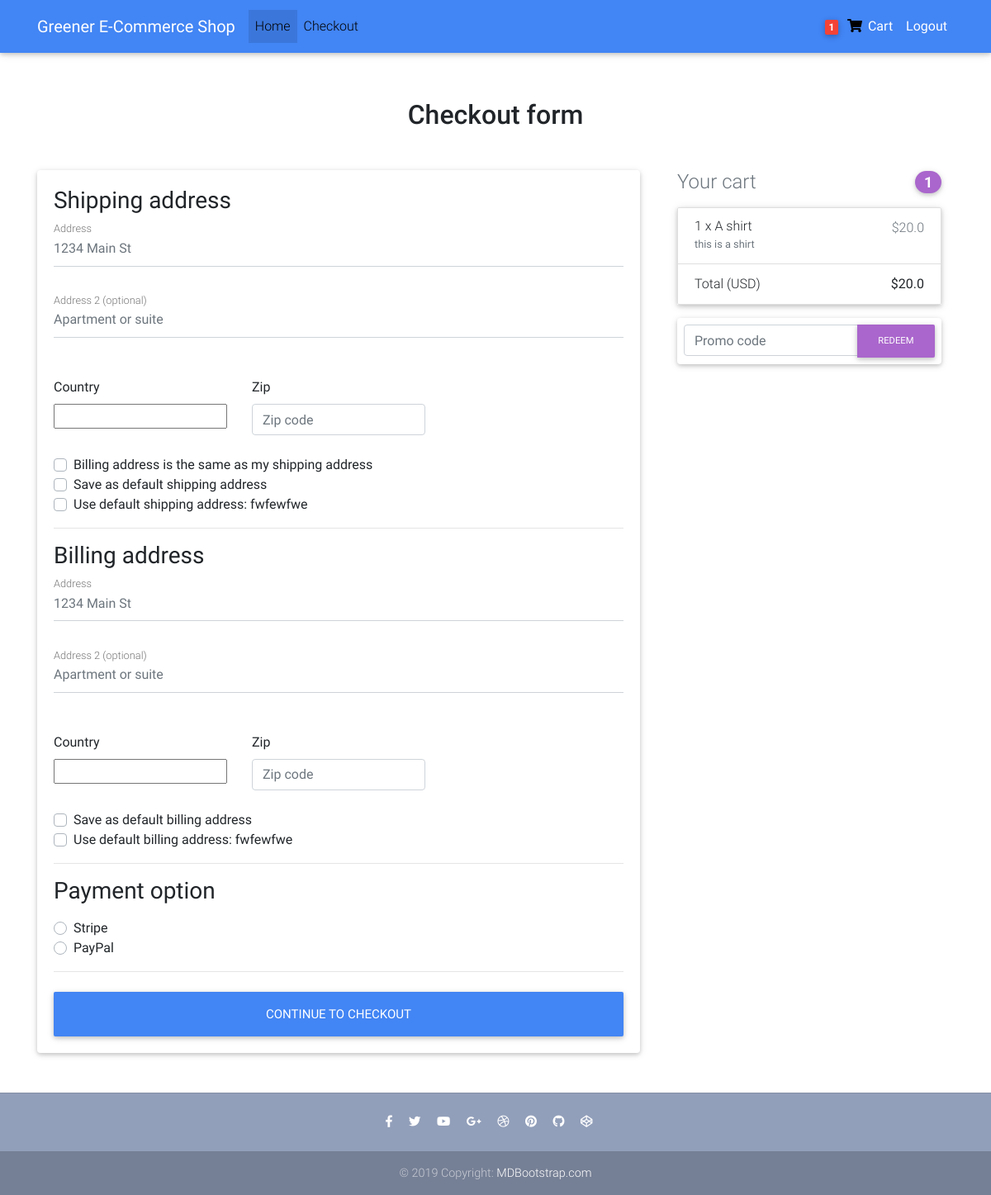
Screenshot of /checkout/ (signed in) with the database file from the repository.
### core/models.py (models this page shows, shortened)
class Order(models.Model):
    user = models.ForeignKey(settings.AUTH_USER_MODEL,
                             on_delete=models.CASCADE)
    ref_code = models.CharField(max_length=20, blank=True, null=True)
    items = models.ManyToManyField(OrderItem)
    start_date = models.DateTimeField(auto_now_add=True)
    ordered_date = models.DateTimeField()
    ordered = models.BooleanField(default=False)
    shipping_address = models.ForeignKey(
        'Address', related_name='shipping_address', on_delete=models.SET_NULL, blank=True, null=True)
    billing_address = models.ForeignKey(
        'Address', related_name='billing_address', on_delete=models.SET_NULL, blank=True, null=True)
    payment = models.ForeignKey(
        'Payment', on_delete=models.SET_NULL, blank=True, null=True)
    coupon = models.ForeignKey(
        'Coupon', on_delete=models.SET_NULL, blank=True, null=True)
    being_delivered = models.BooleanField(default=False)
    received = models.BooleanField(default=False)
    refund_requested = models.BooleanField(default=False)
    refund_granted = models.BooleanField(default=False)
    '''
    1. Item added to cart
    2. Adding a billing address
    (Failed checkout)
    3. Payment
    (Preprocessing, processing, packaging etc.)
    4. Being delivered
    5. Received
    6. Refunds
    '''
    def get_total(self):
        total = 0
        for order_item in self.items.all():
            total += order_item.get_final_price()
        if self.coupon:
            total -= self.coupon.amount
        return total

class Address(models.Model):
    user = models.ForeignKey(settings.AUTH_USER_MODEL,
                             on_delete=models.CASCADE)
    street_address = models.CharField(max_length=100)
    apartment_address = models.CharField(max_length=100)
    country = CountryField(multiple=False)
    zip = models.CharField(max_length=100)
    address_type = models.CharField(max_length=1, choices=ADDRESS_CHOICES)
    default = models.BooleanField(default=False)
    class Meta:
        verbose_name_plural = 'Addresses'

class OrderItem(models.Model):
    user = models.ForeignKey(settings.AUTH_USER_MODEL,
                             on_delete=models.CASCADE)
    ordered = models.BooleanField(default=False)
    item = models.ForeignKey(Item, on_delete=models.CASCADE)
    quantity = models.IntegerField(default=1)
    def get_total_discount_item_price(self):
        return self.quantity * self.item.discount_price
    def get_final_price(self):
        if self.item.discount_price:
            return self.get_total_discount_item_price()
        return self.get_total_item_price()

class Item(models.Model):
    title = models.CharField(max_length=100)
    price = models.FloatField()
    discount_price = models.FloatField(blank=True, null=True)
    category = models.CharField(choices=CATEGORY_CHOICES, max_length=2)
    label = models.CharField(choices=LABEL_CHOICES, max_length=1)
    slug = models.SlugField()
    description = models.TextField()
    image = models.ImageField()

### core/views.py (the view, shortened to what this page needs)
# urls.py: path('checkout/', CheckoutView.as_view(), name='checkout'),
class CheckoutView(View):
    def get(self, *args, **kwargs):
        try:
            order = Order.objects.get(user=self.request.user, ordered=False)
            form = CheckoutForm()
            context = {
                'form': form,
                'couponform': CouponForm(),
                'order': order,
                'DISPLAY_COUPON_FORM': True
            }
            shipping_address_qs = Address.objects.filter(
                user=self.request.user,
                address_type='S',
                default=True
            )
            if shipping_address_qs.exists():
                context.update(
                    {'default_shipping_address': shipping_address_qs[0]})
            billing_address_qs = Address.objects.filter(
                user=self.request.user,
                address_type='B',
                default=True
            )
            if billing_address_qs.exists():
                context.update(
                    {'default_billing_address': billing_address_qs[0]})
            return render(self.request, "checkout.html", context)
        except ObjectDoesNotExist:
            messages.info(self.request, "You do not have an active order")
            return redirect("core:checkout")

### core/forms.py
class CheckoutForm(forms.Form):
    shipping_address = forms.CharField(required=False)
    shipping_address2 = forms.CharField(required=False)
    shipping_country = CountryField(blank_label='(select country)').formfield(
        required=False,
        widget=CountrySelectWidget(attrs={
            'class': 'custom-select d-block w-100',
        }))
    shipping_zip = forms.CharField(required=False)
    billing_address = forms.CharField(required=False)
    billing_address2 = forms.CharField(required=False)
    billing_country = CountryField(blank_label='(select country)').formfield(
        required=False,
        widget=CountrySelectWidget(attrs={
            'class': 'custom-select d-block w-100',
        }))
    billing_zip = forms.CharField(required=False)
    same_billing_address = forms.BooleanField(required=False)
    set_default_shipping = forms.BooleanField(required=False)
    use_default_shipping = forms.BooleanField(required=False)
    set_default_billing = forms.BooleanField(required=False)
    use_default_billing = forms.BooleanField(required=False)
    payment_option = forms.ChoiceField(
        widget=forms.RadioSelect, choices=PAYMENT_CHOICES)

class CouponForm(forms.Form):
    code = forms.CharField(widget=forms.TextInput(attrs={
        'class': 'form-control',
        'placeholder': 'Promo code',
        'aria-label': 'Recipient\'s username',
        'aria-describedby': 'basic-addon2'
    }))

### core/templatetags/cart_template_tags.py (called while the page is built)
@register.filter
def cart_item_count(user):
    if user.is_authenticated:
        qs = Order.objects.filter(user=user, ordered=False)
        if qs.exists():
            return qs[0].items.count()
    return 0

### templates/checkout.html (shortened to what this page needs)
{% extends "base.html" %}
{% load crispy_forms_tags %}
{% block content %}
  <main >
    <div class="container wow fadeIn">
      <h2 class="my-5 h2 text-center">Checkout form</h2>
      <div class="row">
        <div class="col-md-8 mb-4">
          <div class="card">
            <form method="POST" class="card-body">
              <h3>Shipping address</h3>
              <div class='hideable_shipping_form'>
                <div class="md-form mb-5">
                  <input type='text' placeholder='1234 Main St' id='shipping_address' name='shipping_address' class='form-control' />
                  <label for="shipping_address" class="">Address</label>
                </div>
                <div class="md-form mb-5">
                  <input type='text' placeholder='Apartment or suite' id='shipping_address2' name='shipping_address2' class='form-control' />
                  <label for="shipping_address2" class="">Address 2 (optional)</label>
                </div>
                <div class="row">
                  <div class="col-lg-4 col-md-12 mb-4">
                    <label for="country">Country</label>
                    {{ form.shipping_country }}
                  </div>
                  <div class="col-lg-4 col-md-6 mb-4">
                    <label for="shipping_zip">Zip</label>
                    <input type='text' placeholder='Zip code' id='shipping_zip' name='shipping_zip' class='form-control' />
                  </div>
                </div>
                <div class="custom-control custom-checkbox">
                  <label class="custom-control-label" for="same_billing_address">Billing address is the same as my shipping address</label>
                </div>
                <div class="custom-control custom-checkbox">
                  <label class="custom-control-label" for="set_default_shipping">Save as default shipping address</label>
                </div>
              </div>
              {% if default_shipping_address %}
              <div class="custom-control custom-checkbox">
                <label class="custom-control-label" for="use_default_shipping">Use default shipping address: {{ default_shipping_address.street_address|truncatechars:10 }}</label>
              </div>
              {% endif %}
              <hr>
              <h3>Billing address</h3>
              <div class='hideable_billing_form'>
                <div class="md-form mb-5">
                  <input type='text' placeholder='1234 Main St' id='billing_address' name='billing_address' class='form-control' />
                  <label for="billing_address" class="">Address</label>
                </div>
                <div class="md-form mb-5">
                  <input type='text' placeholder='Apartment or suite' id='billing_address2' name='billing_address2' class='form-control' />
                  <label for="billing_address2" class="">Address 2 (optional)</label>
                </div>
                <div class="row">
                  <div class="col-lg-4 col-md-12 mb-4">
                    <label for="country">Country</label>
                    {{ form.billing_country }}
                  </div>
                  <div class="col-lg-4 col-md-6 mb-4">
                    <label for="billing_zip">Zip</label>
                    <input type='text' placeholder='Zip code' id='billing_zip' name='billing_zip' class='form-control' />
                  </div>
                </div>
                <div class="custom-control custom-checkbox">
                  <label class="custom-control-label" for="set_default_billing">Save as default billing address</label>
                </div>
              </div>
              {% if default_billing_address %}
              <div class="custom-control custom-checkbox">
                <label class="custom-control-label" for="use_default_billing">Use default billing address: {{ default_billing_address.street_address|truncatechars:10 }}</label>
              </div>
              {% endif %}
              <hr>
              <h3>Payment option</h3>
              <div class="d-block my-3">
                {% for value, name in form.fields.payment_option.choices %}
                <div class="custom-control custom-radio">
                  <label class="custom-control-label" for="{{ name }}">{{ name }}</label>
                </div>
                {% endfor %}
              </div>
              <hr class="mb-4">
              <button class="btn btn-primary btn-lg btn-block" type="submit">Continue to checkout</button>
            </form>
          </div>
        </div>
        <div class="col-md-4 mb-4">
          {% include "order_snippet.html" %}
        </div>
      </div>
    </div>
  </main>
{% endblock content %}

### templates/navbar.html (shortened to what this page needs)
{% load cart_template_tags %}
<nav
  class="navbar fixed-top navbar-expand-lg navbar-light bg-primary white scrolling-navbar"
>
  <div class="container">
    <a class="navbar-brand waves-effect" href="/">
      <strong class="white-text">Greener E-Commerce Shop</strong>
    </a>
    <div class="collapse navbar-collapse" id="navbarSupportedContent">
      <ul class="navbar-nav mr-auto">
        <li class="nav-item active">
          <a class="nav-link waves-effect" href="/"
            >Home
          </a>
        </li>
        <li class="nav-item">
          <a class="nav-link waves-effect" href="/checkout"> Checkout</a>
        </li>
      </ul>
      <ul class="navbar-nav nav-flex-icons">
        {% if request.user.is_authenticated %}
        <li class="nav-item">
          <a
            href="{% url 'core:order-summary' %}"
            class="nav-link waves-effect"
          >
            <span class="badge red z-depth-1 mr-1">
              {{ request.user|cart_item_count }}
            </span>
            <i class="fas fa-shopping-cart"></i>
            <span class="white-text clearfix d-none d-sm-inline-block">
              <strong>Cart</strong>
            </span>
          </a>
        </li>
        <li class="nav-item">
          <a class="nav-link waves-effect" href="{% url 'account_logout' %}">
            <span class="white-text clearfix d-none d-sm-inline-block">
              <strong>Logout</strong>
            </span>
          </a>
        </li>
        {% endif %}
      </ul>
    </div>
  </div>
</nav>

### templates/order_snippet.html (shortened to what this page needs)
<div class="col-md-12 mb-4">
    <h4 class="d-flex justify-content-between align-items-center mb-3">
    <span class="text-muted">Your cart</span>
    <span class="badge badge-secondary badge-pill">{{ order.items.count }}</span>
    </h4>
    <ul class="list-group mb-3 z-depth-1">
    {% for order_item in order.items.all %}
    <li class="list-group-item d-flex justify-content-between lh-condensed">
        <div>
        <h6 class="my-0">{{ order_item.quantity }} x {{ order_item.item.title}}</h6>
        <small class="text-muted">{{ order_item.item.description}}</small>
        </div>
        <span class="text-muted">${{ order_item.get_final_price }}</span>
    </li>
    {% endfor %}
    <li class="list-group-item d-flex justify-content-between">
        <span>Total (USD)</span>
        <strong>${{ order.get_total }}</strong>
    </li>
    </ul>
    {% if DISPLAY_COUPON_FORM %}
    <form class="card p-2" action="{% url 'core:add-coupon' %}" method="POST">
        <div class="input-group">
            {{ couponform.code }}
            <div class="input-group-append">
            <button class="btn btn-secondary btn-md waves-effect m-0" type="submit">Redeem</button>
            </div>
        </div>
    </form>
    {% endif %}
</div>

### templates/base.html (style rules this page uses)
html, body, header, .carousel { height: 60vh; }

### rows the page displays
Address: street_address "fwfewfwe"
Address: street_address "fwfewfwe"
Order: items.count "1", get_total "20.0"
OrderItem: quantity "1", item "A shirt", item.description "this is a shirt", get_final_price "20.0"

### other values shown
{{ request.user|cart_item_count }} "1"
{{ name }} "Stripe" "PayPal"
